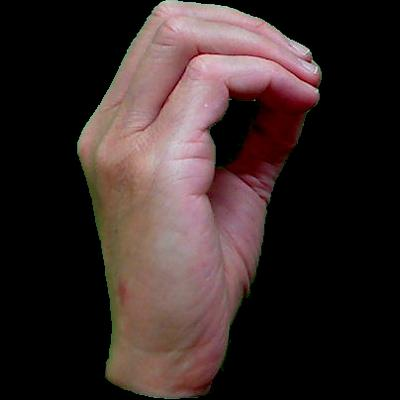
#> input picture asl_dataset/0/hand1_0_dif_seg_1_cropped.jpeg, 400 x 400 px; its folder holds 3 pictures in this run
$ jupyter execute --allow-errors 'Visual_Words_SIFTdense Better Mask.ipynb'
#> lines starting #> are read from the running program, lines starting #| are printed output that depends on the picture; after the words box and inside, x2 and y2 are one past the last pixel; in counts of white or black regions, pixels touching at a corner belong together; pictures that were not available may be replaced by others from this repository, and a replacement may not be noted
[cell 1]
import sklearn.datasets as datasets
import numpy as np
import re
import pandas as pd
import seaborn as sns
import os
from numpy import asarray
import matplotlib.pyplot as plt
from PIL import Image
import cv2

## Getting our dataset

[cell 2]
# Path where our data is located
base_path = "./asl_dataset/"

# Dictionary to save our 36 classes
categories = {  0: "0",
                1: "1",
                2: "2",
                3: "3",
                4: "4",
                5: "5",
                6: "6",
                7: "7",
                8: "8",
                9: "9",
                10: "a",
                11: "b",
                12: "c",
                13: "d",
                14: "e",
                15: "f",
                16: "g",
                17: "h",
                18: "i",
                19: "j",
                20: "k",
                21: "l",
                22: "m",
                23: "n",
                24: "o",
                25: "p",
                26: "q",
                27: "r",
                28: "s",
                29: "t",
                30: "u",
                31: "v",
                32: "w",
                33: "x",
                34: "y",
                35: "z",
            }

def add_class_name_prefix(df, col_name):
    df[col_name] = df[col_name].apply(
        lambda x: x[re.search("_", x).start() + 1 : re.search("_", x).start() + 2]
        + "/"
        + x
    )
    return df


# list conatining all the filenames in the dataset
filenames_list = []
# list to store the corresponding category, note that each folder of the dataset has one class of data
categories_list = []

for category in categories:
    filenames = os.listdir(base_path + categories[category])
    filenames_list = filenames_list + filenames
    categories_list = categories_list + [category] * len(filenames)

df = pd.DataFrame({"filename": filenames_list, "category": categories_list})
df = add_class_name_prefix(df, "filename")

# Shuffle the dataframe
df = df.sample(frac=1).reset_index(drop=True)

[cell 3]
df.head()

[cell 4]
# Load the images and convert them to numpy arrays
pixel_arrays = []
for i,img in enumerate(df["filename"]):
    img = Image.open(base_path+img)
#> img is the input picture: PIL image 400x400 RGB; mean R, G, B 55.2, 41.4, 40.1
    numpydata = asarray(img)
    pixel_arrays.append(numpydata)
df["pixel_data"] = pixel_arrays

[cell 5]
df.head()

[cell 6]
plt.imshow(df["pixel_data"][0])

[cell 7]
def get_mask(hand_image):
    im_color=cv2.cvtColor(hand_image,cv2.COLOR_BGR2HLS_FULL)

    lower = np.array([0,0,0])
    upper=np.array([40, 255, 255])
    im=cv2.inRange(im_color,lower,upper)

    im = cv2.GaussianBlur(im, (7, 7), 3)


    thresh = cv2.adaptiveThreshold(im, 255,cv2.ADAPTIVE_THRESH_GAUSSIAN_C, cv2.THRESH_BINARY, 11, 2)
    thresh = cv2.bitwise_not(thresh)
    _,mask=cv2.threshold(im,200,255,cv2.THRESH_BINARY)
    return mask,thresh

[cell 8]
masks = []
for data in df["pixel_data"]:
    m,_ = get_mask(data)
    masks.append(m)
#> this loop made 38 passes
#> pass 1, in get_mask, `im=cv2.inRange(im_color,lower,upper)`:
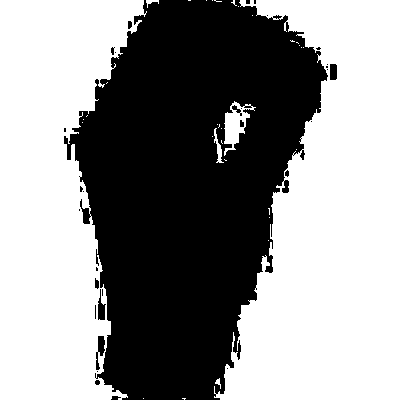
#> im: shape (400, 400); 56.8% white; 31 black regions (19 under 20 px), largest, box (x1, y1, x2, y2) and area: (64, 0, 328, 400) 68403, (96, 336, 105, 370) 160, (98, 289, 106, 320) 135
#> pass 1, in get_mask, `im = cv2.GaussianBlur(im, (7, 7), 3)`:
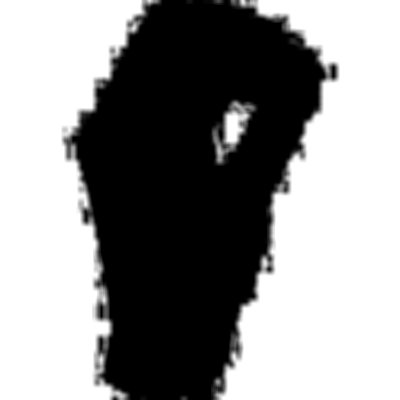
#> im: shape (400, 400); min 0, max 255, mean 144.8
#> pass 1, in get_mask, `thresh = cv2.adaptiveThreshold(im, 255,cv2.ADAPTIVE_THRESH_GAUSSIAN_C,..`:
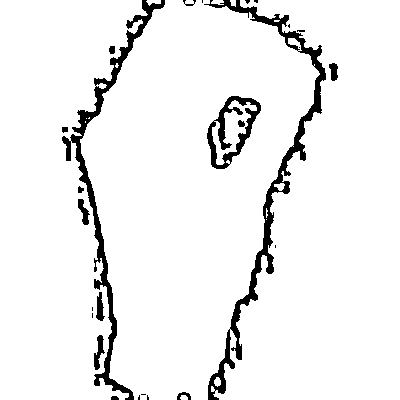
#> thresh: shape (400, 400); 94% white; 26 black regions (12 under 20 px), largest, box (x1, y1, x2, y2) and area: (204, 0, 326, 400) 4007, (62, 0, 165, 400) 3386, (207, 96, 261, 169) 1268
#> after the loop, masks = 38 items

df["masks"] = masks

[cell 9]
df["masks"][0]

[cell 10]
# Convert the pixel data to grayscale
gray_scale = []
for data in df["pixel_data"]:
    gray_data = data.mean(axis=2)
    gray_scale.append(gray_data.astype(np.uint8))

df["pixel_data"] = gray_scale

[cell 11]
df.head()

[cell 12]
# Visualizar imágenes procesadas
for i in range(10):  # Mostrar las primeras 5 imágenes
    plt.subplot(1, 10, i+1)
    plt.imshow(df["pixel_data"].iloc[i], cmap='gray')
    plt.axis('off')
plt.show()
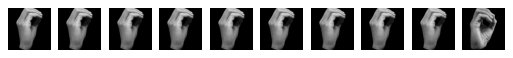
#> figure drawn by matplotlib, 10 panels

[cell 13]
freq = {}
for cat in df["category"].unique():
    for val in df["category"]:
        if val == cat:
            if cat not in freq:
                freq[cat] = 1
            else:
                freq[cat] += 1
freq.keys()
freq.values()

[cell 14]
df["pixel_data"][0].shape

## Extracting the keypoints

[cell 15]
# Function to generate a dense grid of keypoints
def generate_dense_keypoints(image,mask, step_size=8):
    h, w = image.shape
    dense_keypoints = [
        cv2.KeyPoint(x, y, step_size)
        for y in range(0, h, step_size)
        for x in range(0, w, step_size)
        if mask[y][x] != 255
    ]
    return dense_keypoints

[cell 16]
sift = cv2.SIFT_create()

keypoints = []
descriptors = []

[cell 17]
for i,img in enumerate(df["pixel_data"][:10]):
    # Generate mask and dense keypoints
    mask = df["masks"][i]
    print(mask)
    dense_kp = generate_dense_keypoints(img,mask)

    _, des = sift.compute(img, dense_kp, mask)

    keypoints.append(dense_kp)
    descriptors.append(des)

[cell 18]
output_image = []
for x in range(10):
    output_image.append(cv2.drawKeypoints(df["pixel_data"][x], keypoints[x], 0, (255, 0, 0),
                                 flags=cv2.DRAW_MATCHES_FLAGS_DRAW_RICH_KEYPOINTS))
    plt.imshow(output_image[x], cmap='gray')
    plt.show()
    print(descriptors[x])
#> this loop made 10 passes
#> pass 1, `plt.show()`:
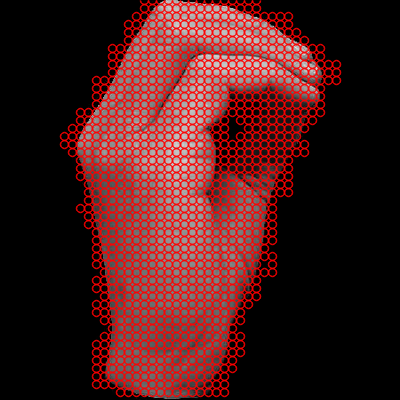
#> shown: shape (400, 400, 3); mean R, G, B 73.3, 28.3, 28.3

## The Codebook

[cell 19]
# Concatenate all descriptors
all_descriptors = []
for img_descriptors in descriptors:
    if img_descriptors is not None:  # Handle potential None values
        all_descriptors.extend(img_descriptors)

# Convert to a numpy array
all_descriptors = np.stack(all_descriptors)

[cell 20]
np.random.seed(0)

sample_idx = np.random.randint(0, len(df)+1, 1000).tolist()

descriptors_sample = []

#> (the rest of this cell did not finish here and is left out)

[cell 21]
"""all_descriptors = []

for img_descriptors in descriptors_sample:
    for descriptor in img_descriptors:
        all_descriptors.append(descriptor)

# We join all the descriptors
all_descriptors = np.stack(all_descriptors)"""

[cell 22]
all_descriptors.shape

## Kmeans

[cell 23]
from sklearn.cluster import KMeans

k = 200  # Número de clusters
iters = 1  # Número de inicializaciones independientes

kmeans = KMeans(n_clusters=k, n_init=iters, max_iter=300, random_state=0)
kmeans.fit(all_descriptors)
codebook = kmeans.cluster_centers_
variance = kmeans.inertia_

## SVM

[cell 24]
im_features = np.zeros((len(df["pixel_data"]), k), dtype=np.float32)
for i, img_descriptors in enumerate(descriptors):
    if img_descriptors is not None:
        for feature in img_descriptors:
            feature = feature.reshape(1, -1)
            idx = kmeans.predict(feature)
            im_features[i][idx] += 1

[cell 25]
df["category"]

[cell 26]
#import standard scaler
from sklearn.preprocessing import StandardScaler
from sklearn.svm import SVC
from sklearn.model_selection import train_test_split


#Normalizo los datos. TODO: Revisar si es necesario
scaler = StandardScaler().fit(im_features)
im_features = scaler.transform(im_features)


x_train, x_test, y_train, y_test = train_test_split(im_features, df["category"],train_size=0.6,shuffle=True,random_state=25)

svm = SVC(kernel='linear', C=1.0, gamma='scale')
svm.fit(x_train, y_train)

[cell 27]
from sklearn.metrics import confusion_matrix

y_pred = svm.predict(x_test)

cm = confusion_matrix(y_test, y_pred)
plt.figure(figsize=(8, 8))

plt.imshow(cm, interpolation='nearest', cmap=plt.cm.Blues)
for i, j in np.ndindex(cm.shape):
    plt.text(j, i, format(cm[i, j], 'd'), horizontalalignment="center", color="white" if cm[i, j] > cm.max() / 2.0 else "black")
#> (the rest of this cell did not finish here and is left out)

[cell 28]
from sklearn.metrics import classification_report
print("Reporte de clasificación:")
print(classification_report(y_test, y_pred))

[cell 29]
from sklearn.metrics import accuracy_score
acc = accuracy_score(y_test, y_pred)
print(f"Accuracy: {acc:.3f}")

[cell 30]
# Aplicamos grid search para ver si mejoran los resultados
from sklearn.model_selection import GridSearchCV
svm = SVC()


param_grid = {
    'C': [0.1, 1, 10, 100],              # parámetro de regularización
    'gamma': ['scale', 'auto', 0.1, 1],  # gamma
    'kernel': ['linear', 'rbf', 'poly']  # kernel
}

grid_search = GridSearchCV(estimator=svm, param_grid=param_grid, cv=5, scoring='accuracy', n_jobs=-1)

#> (the rest of this cell did not finish here and is left out)

#> (a cell that did not finish here is left out)

[cell 32]
cm = confusion_matrix(y_test, y_pred)
plt.figure(figsize=(8, 8))

plt.imshow(cm, interpolation='nearest', cmap=plt.cm.Blues)
for i, j in np.ndindex(cm.shape):
    plt.text(j, i, format(cm[i, j], 'd'), horizontalalignment="center", color="white" if cm[i, j] > cm.max() / 2.0 else "black")
#> (the rest of this cell did not finish here and is left out)

[cell 33]
def predict_image(img_path,normalizer,km,best_model):
    img = Image.open(img_path)
    numpydata = asarray(img)
    mask,_ = get_mask(numpydata)
    if len(numpydata.shape)==3:
        gray_data = numpydata.mean(axis=2)
        gray_data = gray_data.astype(np.uint8)
    else:
        gray_data = numpydata.astype(np.uint8)

    dense_kp = generate_dense_keypoints(gray_data,mask)

    # Compute descriptors at dense keypoints
    _, des = sift.compute(gray_data, dense_kp, mask)

    im_features = np.zeros(k, dtype=np.float32)

    if des is not None:
        for feature in des:
            feature = feature.reshape(1, -1)
            idx = kmeans.predict(feature)
            im_features[idx] += 1

    im_features = normalizer.transform(im_features.reshape(1,-1))

    y_pred = best_model.predict(im_features)

    return categories[y_pred[0]]

#> (a cell that did not finish here is left out)

#> (a cell that did not finish here is left out)

#> (a cell that did not finish here is left out)

#> (a cell that did not finish here is left out)

#> (a cell that did not finish here is left out)

[cell 39]
plt.imshow(plt.imread("Images/hand.png"))
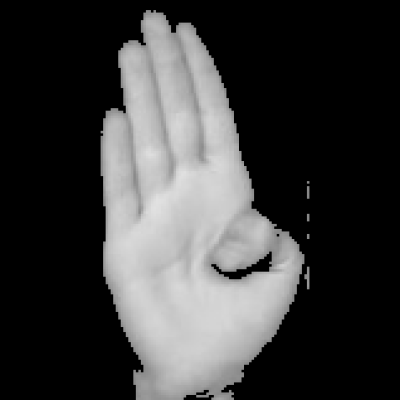
#> input picture Images/hand.png, 400 x 400 px

#> (a cell that did not finish here is left out)

[cell 41]
plt.imshow(plt.imread("Images/hand_Marc_r.png"))
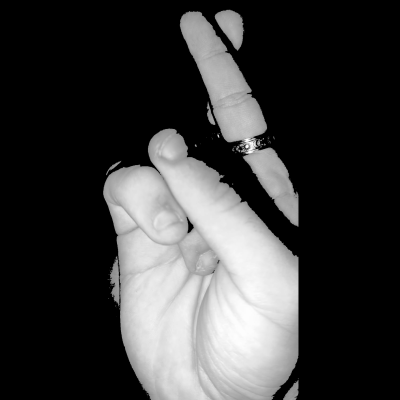
#> input picture Images/hand_Marc_r.png, 400 x 400 px
